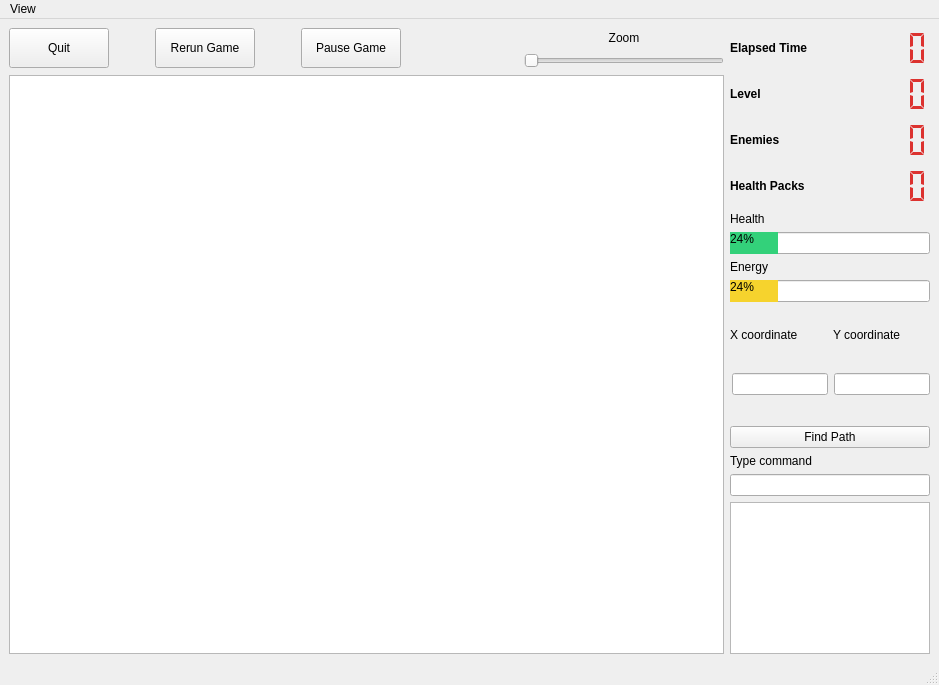
<?xml version="1.0" encoding="UTF-8"?>
<ui version="4.0">
 <class>GameWindow</class>
 <widget class="QMainWindow" name="GameWindow">
  <property name="geometry">
   <rect>
    <x>0</x>
    <y>0</y>
    <width>939</width>
    <height>685</height>
   </rect>
  </property>
  <property name="windowTitle">
   <string>GameWindow</string>
  </property>
  <widget class="QWidget" name="centralwidget">
   <layout class="QVBoxLayout" name="verticalLayout_7">
    <item>
     <layout class="QHBoxLayout" name="horizontalLayout_2">
      <item>
       <layout class="QVBoxLayout" name="verticalLayout_5">
        <item>
         <layout class="QHBoxLayout" name="horizontalLayout">
          <item>
           <layout class="QHBoxLayout" name="horizontalLayout_3">
            <item>
             <widget class="QPushButton" name="quit_game">
              <property name="minimumSize">
               <size>
                <width>100</width>
                <height>40</height>
               </size>
              </property>
              <property name="layoutDirection">
               <enum>Qt::LeftToRight</enum>
              </property>
              <property name="styleSheet">
               <string notr="true">QPushButton{
qproperty-icon: url(:/qss_icons/light/rc/window_close_focus.png)
}</string>
              </property>
              <property name="text">
               <string>Quit</string>
              </property>
             </widget>
            </item>
            <item>
             <spacer name="horizontalSpacer_3">
              <property name="orientation">
               <enum>Qt::Horizontal</enum>
              </property>
              <property name="sizeType">
               <enum>QSizePolicy::Minimum</enum>
              </property>
              <property name="sizeHint" stdset="0">
               <size>
                <width>40</width>
                <height>20</height>
               </size>
              </property>
             </spacer>
            </item>
            <item>
             <widget class="QPushButton" name="rerun_game_2">
              <property name="minimumSize">
               <size>
                <width>100</width>
                <height>40</height>
               </size>
              </property>
              <property name="layoutDirection">
               <enum>Qt::LeftToRight</enum>
              </property>
              <property name="styleSheet">
               <string notr="true">QPushButton{
qproperty-icon: 
url(:/qss_icons/light/rc/arrow_left_focus.png)
}</string>
              </property>
              <property name="text">
               <string>Rerun Game</string>
              </property>
             </widget>
            </item>
            <item>
             <spacer name="horizontalSpacer_6">
              <property name="orientation">
               <enum>Qt::Horizontal</enum>
              </property>
              <property name="sizeType">
               <enum>QSizePolicy::Minimum</enum>
              </property>
              <property name="sizeHint" stdset="0">
               <size>
                <width>40</width>
                <height>20</height>
               </size>
              </property>
             </spacer>
            </item>
            <item>
             <widget class="QPushButton" name="pause">
              <property name="minimumSize">
               <size>
                <width>100</width>
                <height>40</height>
               </size>
              </property>
              <property name="layoutDirection">
               <enum>Qt::LeftToRight</enum>
              </property>
              <property name="styleSheet">
               <string notr="true">QPushButton{
qproperty-icon: 
url(:/qss_icons/light/rc/toolbar_move_horizontal_focus.png)
}</string>
              </property>
              <property name="text">
               <string>Pause Game</string>
              </property>
             </widget>
            </item>
           </layout>
          </item>
          <item>
           <spacer name="horizontalSpacer_4">
            <property name="orientation">
             <enum>Qt::Horizontal</enum>
            </property>
            <property name="sizeType">
             <enum>QSizePolicy::Expanding</enum>
            </property>
            <property name="sizeHint" stdset="0">
             <size>
              <width>40</width>
              <height>20</height>
             </size>
            </property>
           </spacer>
          </item>
          <item>
           <layout class="QVBoxLayout" name="verticalLayout_4">
            <property name="sizeConstraint">
             <enum>QLayout::SetDefaultConstraint</enum>
            </property>
            <item>
             <widget class="QLabel" name="zoom_label">
              <property name="styleSheet">
               <string notr="true"/>
              </property>
              <property name="text">
               <string>Zoom</string>
              </property>
              <property name="alignment">
               <set>Qt::AlignCenter</set>
              </property>
             </widget>
            </item>
            <item>
             <widget class="QSlider" name="horizontalSlider">
              <property name="sizePolicy">
               <sizepolicy hsizetype="Minimum" vsizetype="Fixed">
                <horstretch>0</horstretch>
                <verstretch>0</verstretch>
               </sizepolicy>
              </property>
              <property name="minimumSize">
               <size>
                <width>200</width>
                <height>0</height>
               </size>
              </property>
              <property name="orientation">
               <enum>Qt::Horizontal</enum>
              </property>
             </widget>
            </item>
           </layout>
          </item>
         </layout>
        </item>
        <item>
         <spacer name="horizontalSpacer">
          <property name="orientation">
           <enum>Qt::Horizontal</enum>
          </property>
          <property name="sizeType">
           <enum>QSizePolicy::Expanding</enum>
          </property>
          <property name="sizeHint" stdset="0">
           <size>
            <width>10000</width>
            <height>1</height>
           </size>
          </property>
         </spacer>
        </item>
        <item>
         <widget class="QGraphicsView" name="graphicsView"/>
        </item>
       </layout>
      </item>
      <item>
       <layout class="QVBoxLayout" name="verticalLayout_6">
        <property name="sizeConstraint">
         <enum>QLayout::SetMinimumSize</enum>
        </property>
        <item>
         <layout class="QGridLayout" name="gridLayout_2" columnstretch="0,0">
          <item row="4" column="0">
           <widget class="QLabel" name="level_label">
            <property name="styleSheet">
             <string notr="true">QLabel {
	font-weight: bold;
}
</string>
            </property>
            <property name="text">
             <string>Level</string>
            </property>
           </widget>
          </item>
          <item row="5" column="0">
           <widget class="QLabel" name="enemies_label">
            <property name="styleSheet">
             <string notr="true">QLabel {
	font-weight: bold;
}
</string>
            </property>
            <property name="text">
             <string>Enemies</string>
            </property>
           </widget>
          </item>
          <item row="0" column="0">
           <widget class="QLabel" name="time_label">
            <property name="styleSheet">
             <string notr="true">QLabel {
	font-weight: bold;
}
</string>
            </property>
            <property name="text">
             <string>Elapsed Time</string>
            </property>
           </widget>
          </item>
          <item row="0" column="1">
           <widget class="QLCDNumber" name="lcdTime">
            <property name="minimumSize">
             <size>
              <width>0</width>
              <height>40</height>
             </size>
            </property>
            <property name="styleSheet">
             <string notr="true">QLCDNumber{
    color: rgb(220, 50, 47);    
}
</string>
            </property>
            <property name="frameShape">
             <enum>QFrame::NoFrame</enum>
            </property>
            <property name="segmentStyle">
             <enum>QLCDNumber::Flat</enum>
            </property>
           </widget>
          </item>
          <item row="4" column="1">
           <widget class="QLCDNumber" name="lcdLevel">
            <property name="minimumSize">
             <size>
              <width>0</width>
              <height>40</height>
             </size>
            </property>
            <property name="styleSheet">
             <string notr="true">QLCDNumber{
    color: rgb(220, 50, 47);    
}
</string>
            </property>
            <property name="frameShape">
             <enum>QFrame::NoFrame</enum>
            </property>
            <property name="segmentStyle">
             <enum>QLCDNumber::Flat</enum>
            </property>
           </widget>
          </item>
          <item row="6" column="0">
           <widget class="QLabel" name="health_packs">
            <property name="styleSheet">
             <string notr="true">QLabel {
	font-weight: bold;
}
</string>
            </property>
            <property name="text">
             <string>Health Packs</string>
            </property>
           </widget>
          </item>
          <item row="5" column="1">
           <widget class="QLCDNumber" name="lcdEnemies">
            <property name="minimumSize">
             <size>
              <width>0</width>
              <height>40</height>
             </size>
            </property>
            <property name="styleSheet">
             <string notr="true">QLCDNumber{
    color: rgb(220, 50, 47);    
}
</string>
            </property>
            <property name="frameShape">
             <enum>QFrame::NoFrame</enum>
            </property>
            <property name="segmentStyle">
             <enum>QLCDNumber::Flat</enum>
            </property>
           </widget>
          </item>
          <item row="6" column="1">
           <widget class="QLCDNumber" name="lcdHealth">
            <property name="minimumSize">
             <size>
              <width>0</width>
              <height>40</height>
             </size>
            </property>
            <property name="styleSheet">
             <string notr="true">QLCDNumber{
    color: rgb(220, 50, 47);    
}
</string>
            </property>
            <property name="frameShape">
             <enum>QFrame::NoFrame</enum>
            </property>
            <property name="segmentStyle">
             <enum>QLCDNumber::Flat</enum>
            </property>
           </widget>
          </item>
         </layout>
        </item>
        <item>
         <layout class="QVBoxLayout" name="verticalLayout_2">
          <item>
           <widget class="QLabel" name="health_label">
            <property name="styleSheet">
             <string notr="true"/>
            </property>
            <property name="text">
             <string>Health</string>
            </property>
           </widget>
          </item>
          <item>
           <widget class="QProgressBar" name="health">
            <property name="whatsThis">
             <string/>
            </property>
            <property name="accessibleName">
             <string>Energy </string>
            </property>
            <property name="accessibleDescription">
             <string/>
            </property>
            <property name="autoFillBackground">
             <bool>false</bool>
            </property>
            <property name="styleSheet">
             <string notr="true"> QProgressBar::chunk {
     background-color: rgb(51, 209, 122);
 }
</string>
            </property>
            <property name="value">
             <number>24</number>
            </property>
            <property name="invertedAppearance">
             <bool>false</bool>
            </property>
            <property name="format">
             <string>%p%</string>
            </property>
           </widget>
          </item>
          <item>
           <widget class="QLabel" name="energy_label">
            <property name="styleSheet">
             <string notr="true"/>
            </property>
            <property name="text">
             <string>Energy</string>
            </property>
           </widget>
          </item>
          <item>
           <widget class="QProgressBar" name="energy">
            <property name="whatsThis">
             <string/>
            </property>
            <property name="accessibleName">
             <string>Energy </string>
            </property>
            <property name="accessibleDescription">
             <string/>
            </property>
            <property name="autoFillBackground">
             <bool>false</bool>
            </property>
            <property name="styleSheet">
             <string notr="true"> QProgressBar::chunk {
     background-color: rgb(246, 211, 45);
 }
</string>
            </property>
            <property name="value">
             <number>24</number>
            </property>
            <property name="invertedAppearance">
             <bool>false</bool>
            </property>
            <property name="format">
             <string>%p%</string>
            </property>
           </widget>
          </item>
          <item>
           <spacer name="horizontalSpacer_2">
            <property name="orientation">
             <enum>Qt::Horizontal</enum>
            </property>
            <property name="sizeType">
             <enum>QSizePolicy::Minimum</enum>
            </property>
            <property name="sizeHint" stdset="0">
             <size>
              <width>200</width>
              <height>20</height>
             </size>
            </property>
           </spacer>
          </item>
         </layout>
        </item>
        <item>
         <spacer name="verticalSpacer">
          <property name="orientation">
           <enum>Qt::Vertical</enum>
          </property>
          <property name="sizeType">
           <enum>QSizePolicy::Expanding</enum>
          </property>
          <property name="sizeHint" stdset="0">
           <size>
            <width>1</width>
            <height>10</height>
           </size>
          </property>
         </spacer>
        </item>
        <item>
         <layout class="QHBoxLayout" name="horizontalLayout_6">
          <property name="bottomMargin">
           <number>20</number>
          </property>
          <item>
           <widget class="QLabel" name="label_2">
            <property name="text">
             <string>X coordinate</string>
            </property>
           </widget>
          </item>
          <item>
           <widget class="QLabel" name="label">
            <property name="text">
             <string>Y coordinate</string>
            </property>
           </widget>
          </item>
         </layout>
        </item>
        <item>
         <spacer name="horizontalSpacer_7">
          <property name="orientation">
           <enum>Qt::Horizontal</enum>
          </property>
          <property name="sizeHint" stdset="0">
           <size>
            <width>40</width>
            <height>5</height>
           </size>
          </property>
         </spacer>
        </item>
        <item>
         <layout class="QHBoxLayout" name="horizontalLayout_5">
          <property name="leftMargin">
           <number>2</number>
          </property>
          <property name="bottomMargin">
           <number>20</number>
          </property>
          <item>
           <widget class="QLineEdit" name="x_path"/>
          </item>
          <item>
           <widget class="QLineEdit" name="y_path"/>
          </item>
         </layout>
        </item>
        <item>
         <spacer name="horizontalSpacer_5">
          <property name="orientation">
           <enum>Qt::Horizontal</enum>
          </property>
          <property name="sizeHint" stdset="0">
           <size>
            <width>40</width>
            <height>5</height>
           </size>
          </property>
         </spacer>
        </item>
        <item>
         <widget class="QPushButton" name="path_find_trigger">
          <property name="text">
           <string>Find Path</string>
          </property>
         </widget>
        </item>
        <item>
         <widget class="QLabel" name="type_command">
          <property name="styleSheet">
           <string notr="true"/>
          </property>
          <property name="text">
           <string>Type command</string>
          </property>
         </widget>
        </item>
        <item>
         <widget class="QLineEdit" name="textEdit">
          <property name="styleSheet">
           <string notr="true"/>
          </property>
         </widget>
        </item>
        <item>
         <widget class="QPlainTextEdit" name="plainTextEdit">
          <property name="styleSheet">
           <string notr="true"/>
          </property>
         </widget>
        </item>
       </layout>
      </item>
     </layout>
    </item>
   </layout>
  </widget>
  <widget class="QMenuBar" name="menubar">
   <property name="geometry">
    <rect>
     <x>0</x>
     <y>0</y>
     <width>939</width>
     <height>21</height>
    </rect>
   </property>
   <widget class="QMenu" name="view_menu">
    <property name="title">
     <string>View</string>
    </property>
    <addaction name="text_mode"/>
    <addaction name="sprite_mode"/>
    <addaction name="colour_mode"/>
   </widget>
   <addaction name="view_menu"/>
  </widget>
  <widget class="QStatusBar" name="statusbar"/>
  <action name="end_game">
   <property name="text">
    <string>End Game</string>
   </property>
  </action>
  <action name="start_game">
   <property name="text">
    <string>Start Game</string>
   </property>
  </action>
  <action name="rerun_game">
   <property name="text">
    <string>Re-run Game</string>
   </property>
  </action>
  <action name="manual">
   <property name="checkable">
    <bool>true</bool>
   </property>
   <property name="text">
    <string>Manual</string>
   </property>
  </action>
  <action name="automatic">
   <property name="checkable">
    <bool>true</bool>
   </property>
   <property name="text">
    <string>Automatic</string>
   </property>
  </action>
  <action name="save_game">
   <property name="text">
    <string>Save Game</string>
   </property>
  </action>
  <action name="text_mode">
   <property name="checkable">
    <bool>true</bool>
   </property>
   <property name="text">
    <string>Text</string>
   </property>
  </action>
  <action name="sprite_mode">
   <property name="checkable">
    <bool>true</bool>
   </property>
   <property name="text">
    <string>Sprite</string>
   </property>
  </action>
  <action name="colour_mode">
   <property name="checkable">
    <bool>true</bool>
   </property>
   <property name="text">
    <string>Colours</string>
   </property>
  </action>
 </widget>
 <resources/>
 <connections/>
</ui>
